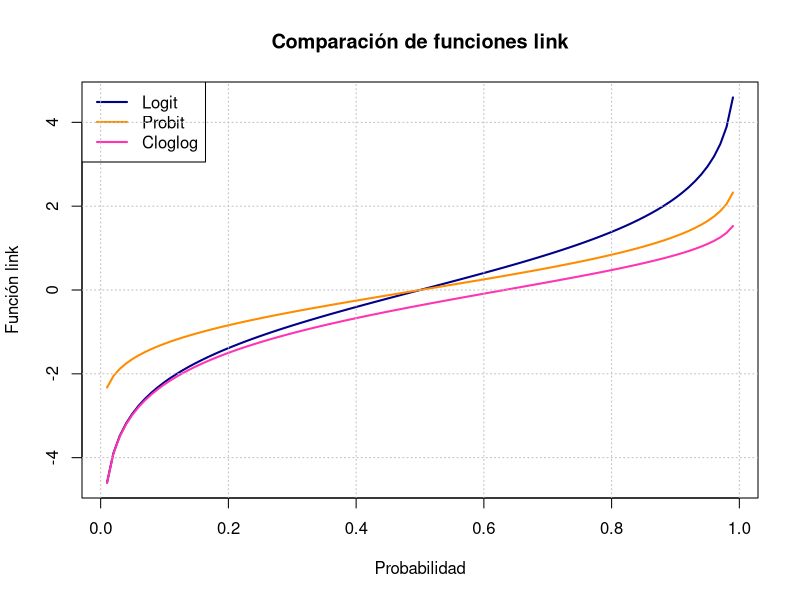
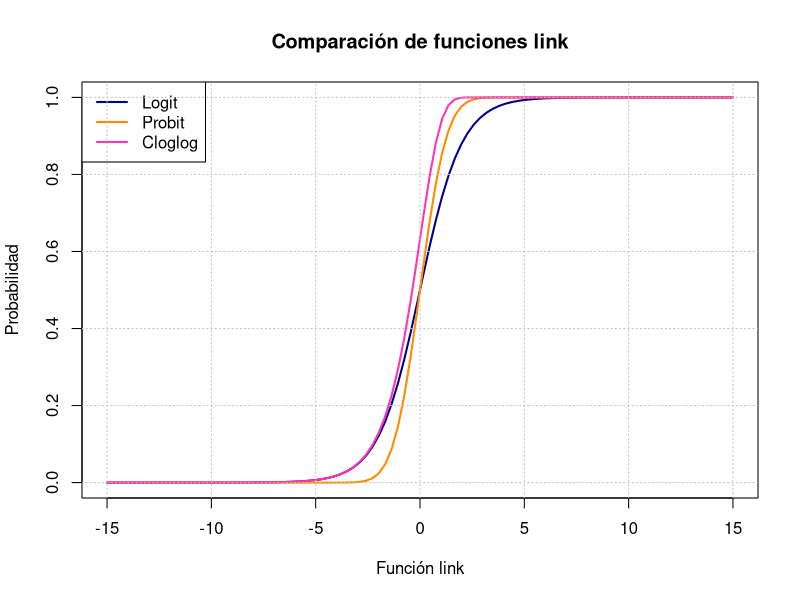
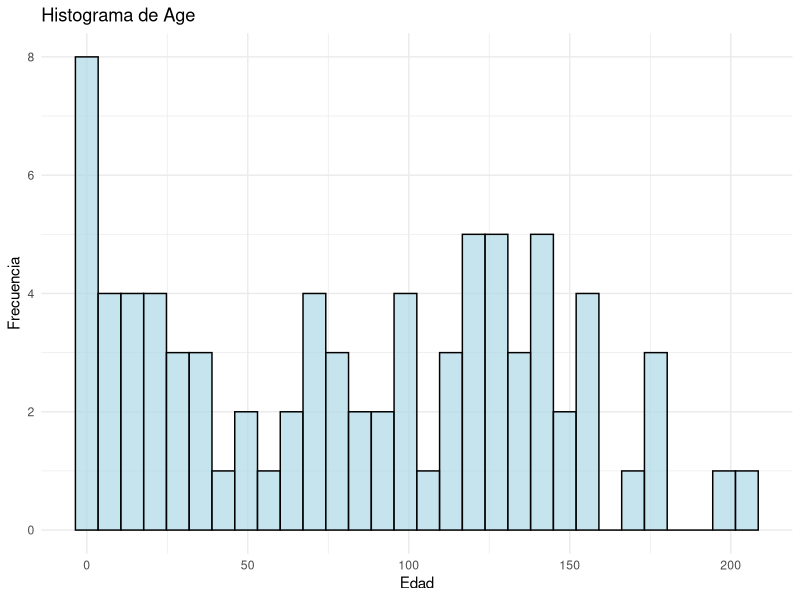
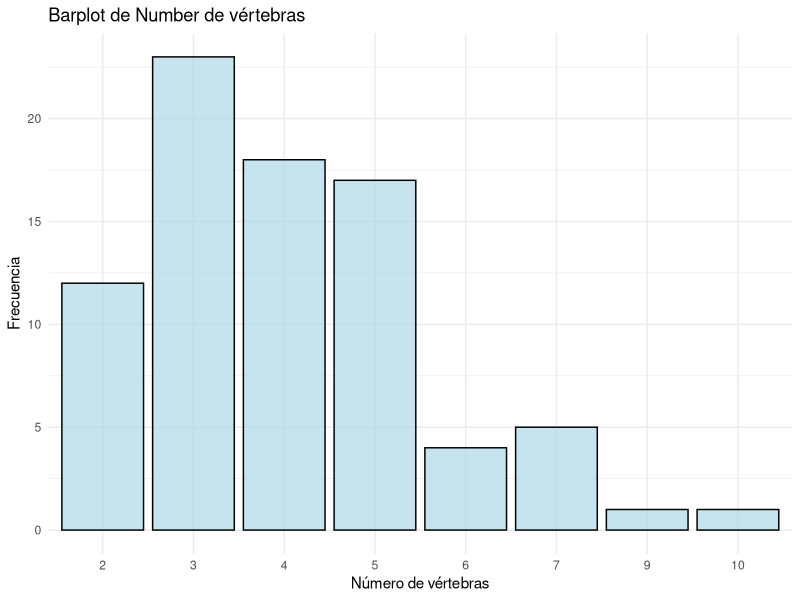
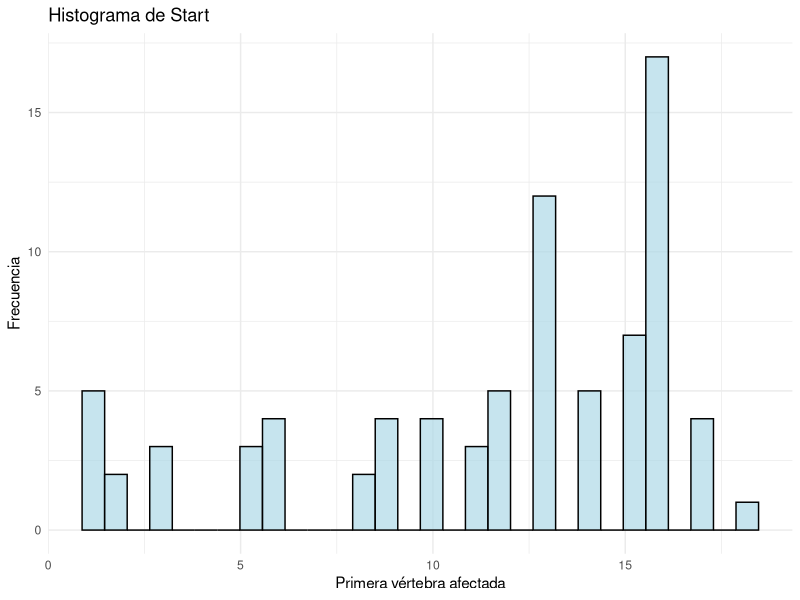
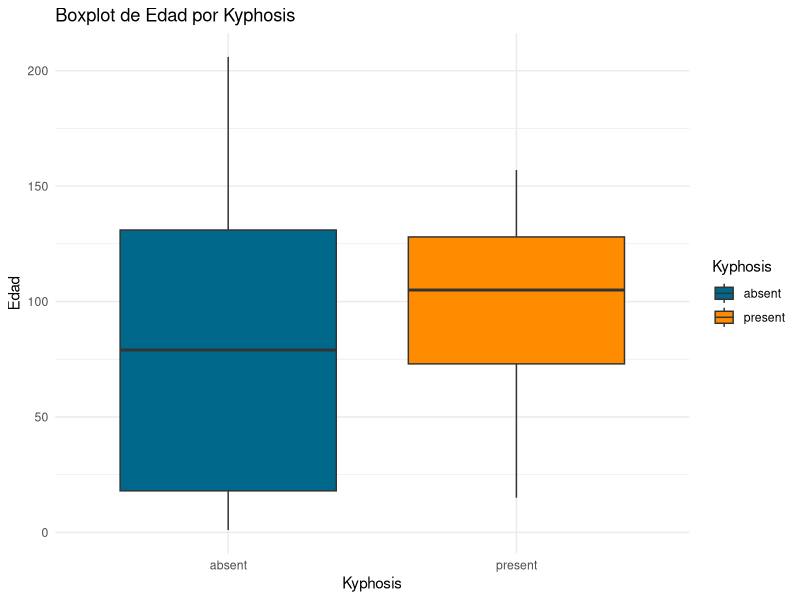
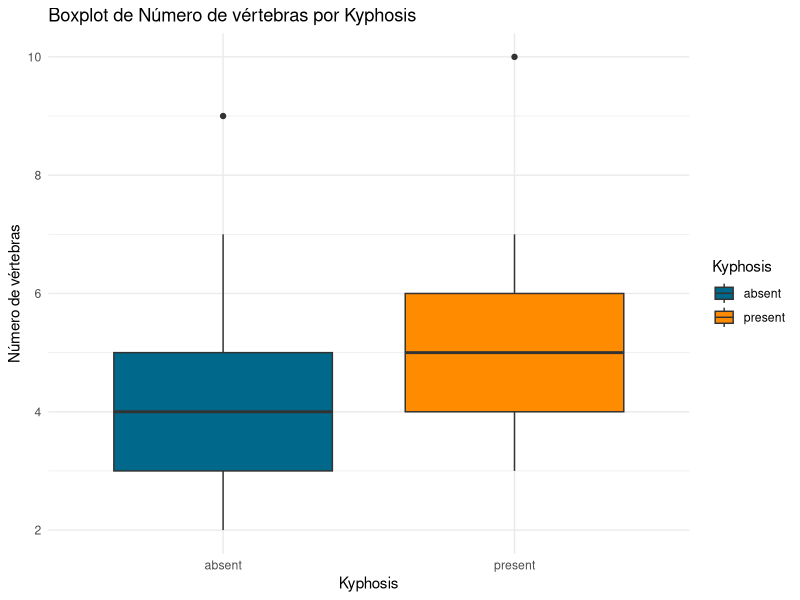
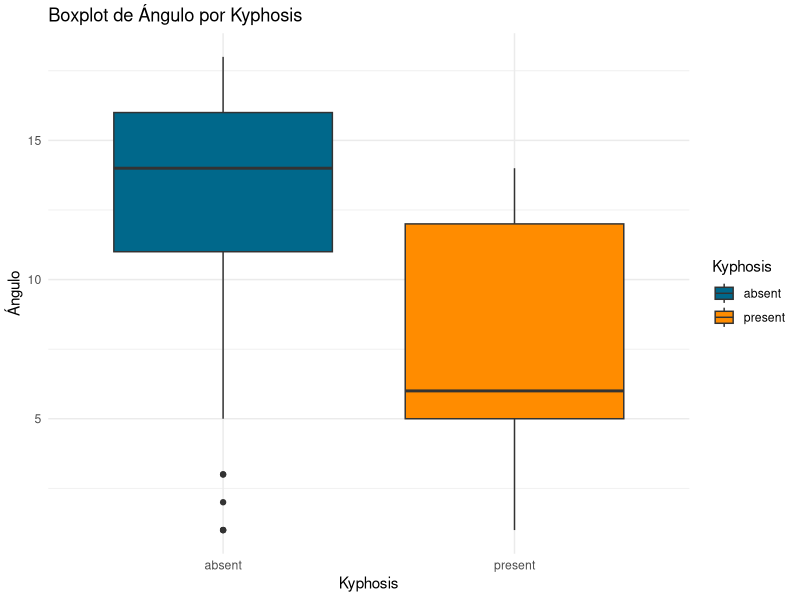

The R source for these figures, in order:
## ---- chunk 1
knitr::opts_chunk$set(warning = FALSE, message = FALSE) 
## ---- chunk 2

# Probabilidades
prob <- seq(0.01, 0.99, length.out = 100)
# Funciones de enlace
logit <- log(prob / (1 - prob))
probit <- qnorm(prob)
cloglog <- log(-log(1 - prob))

plot(prob, logit, type = "l", col = "darkblue",lwd=2, 
     ylab = "Función link", xlab = "Probabilidad", main = "Comparación de funciones link")
lines(prob, probit, col = "darkorange",lwd=2)
lines(prob, cloglog, col = "maroon1",lwd=2)
legend("topleft", legend = c("Logit", "Probit", "Cloglog"), 
       col = c("darkblue", "darkorange", "maroon1"), lty = 1,lwd=2)

# Cuadrícula
grid(col = "gray", lty = 3) 

## ---- chunk 3

# valores en la recta real
x <- seq(-15, 15, length.out = 100)

# Funciones de enlace
logit <- 1 / (1 + exp(-x)) 
probit <- pnorm(x) 
cloglog <- 1 - exp(-exp(x)) 


plot(x, logit, type = "l", col = "darkblue",lwd=2, 
     ylab = "Probabilidad", xlab = "Función link", main = "Comparación de funciones link")
lines(x, probit, col = "darkorange",lwd=2)
lines(x, cloglog, col = "maroon1",lwd=2)
legend("topleft", legend = c("Logit", "Probit", "Cloglog"), 
       col = c("darkblue", "darkorange", "maroon1"), lty = 1,lwd=2)

# Cuadrícula
grid(col = "gray", lty = 3) 
## ---- chunk 4
library(rpart)
library(ggplot2)
data(kyphosis)
## ---- chunk 5
head(kyphosis)
## ---- chunk 6
str(kyphosis)
## ---- chunk 7
levels(kyphosis$Kyphosis)
## ---- chunk 8
summary(kyphosis)
## ---- chunk 9
ggplot(kyphosis, aes(x = Age)) +
  geom_histogram( fill = "lightblue", color = "black", alpha = 0.7) +
  labs(title = "Histograma de Age", x = "Edad", y = "Frecuencia") +
  theme_minimal()
## ---- chunk 10
ggplot(kyphosis, aes(x = as.factor(Number))) +
  geom_bar(fill = "lightblue", color = "black", alpha = 0.7) +
  labs(title = "Barplot de Number de vértebras", x = "Número de vértebras", y = "Frecuencia") +
  theme_minimal()
## ---- chunk 11
ggplot(kyphosis, aes(x = Start)) +
  geom_histogram(fill = "lightblue", color = "black", alpha = 0.7) +
  labs(title = "Histograma de Start", x = "Primera vértebra afectada", y = "Frecuencia") +
  theme_minimal()
## ---- chunk 12
ggplot(kyphosis, aes(x = Kyphosis, y = Age, fill = Kyphosis)) +
  geom_boxplot() +
  labs(title = "Boxplot de Edad por Kyphosis", x = "Kyphosis", y = "Edad") +
  theme_minimal() +
  scale_fill_manual(values = c("deepskyblue4", "darkorange"))

# Prueba de Mann-Whitney
age_test <- wilcox.test(Age ~ Kyphosis, data = kyphosis)
print(age_test)
## ---- chunk 13
ggplot(kyphosis, aes(x = Kyphosis, y = Number, fill = Kyphosis)) +
  geom_boxplot() +
  labs(title = "Boxplot de Número de vértebras por Kyphosis", x = "Kyphosis", y = "Número de vértebras") +
  theme_minimal() +
  scale_fill_manual(values = c("deepskyblue4", "darkorange"))

# Prueba de Mann-Whitney
number_test <- wilcox.test(Number ~ Kyphosis, data = kyphosis)
print(number_test)
## ---- chunk 14
ggplot(kyphosis, aes(x = Kyphosis, y = Start, fill = Kyphosis)) +
  geom_boxplot() +
  labs(title = "Boxplot de Ángulo por Kyphosis", x = "Kyphosis", y = "Ángulo") +
  theme_minimal() +
  scale_fill_manual(values =  c("deepskyblue4", "darkorange"))

# Prueba de Mann-Whitney
start_test <- wilcox.test(Start ~ Kyphosis, data = kyphosis)
print(start_test)
## ---- chunk 15
glm_fit=glm(Kyphosis~., family=binomial("logit"),data=kyphosis)
# Kyphosis~. es lo mismo que Kyphosis~Age+Number+Start
summary(glm_fit)
## ---- chunk 16
deviance_fitted <- glm_fit$deviance
df_fitted <- glm_fit$df.residual

p_value <- 1 - pchisq(deviance_fitted, df = df_fitted)
print(p_value)
## ---- chunk 17
deviance_null <- glm_fit$null.deviance
df_null <- glm_fit$df.null
p_value <- 1 - pchisq(deviance_null-deviance_fitted, 
                      df = glm_fit$df.null - glm_fit$df.residual)
print(p_value)
## ---- chunk 18
drop1(glm_fit, scope = ~ Age + Number + Start, test = "Chisq")
## ---- chunk 19
glm_fit2 = glm(Kyphosis~Age, family=binomial("logit"),data=kyphosis)
add1(glm_fit2, scope = ~ Age + Number + Start, test = "Chisq")
## ---- chunk 20
glm_fit3 <- glm(Kyphosis ~ Age + Number, family = binomial, data = kyphosis)

# Comparación de modelos
anova(glm_fit, glm_fit3, test = "Chisq")
## ---- chunk 21
glm_fit4 <- step(glm(Kyphosis ~ ., family = binomial, data = kyphosis))
## ---- chunk 22
preds = predict(glm_fit,kyphosis,type='response')
summary(preds)
## ---- chunk 23
library(caret)
preds_bin <- factor(ifelse(preds > 0.5, 'present', 'absent'))
confusionMatrix(preds_bin,kyphosis$Kyphosis,positive = 'present',mode='everything')
## ---- chunk 24
# Obtener los coeficientes del modelo
coeficientes <- coef(glm_fit)

# Calcular los odds ratios
odds_ratios <- exp(coeficientes)
odds_ratios[2:4]
## ---- chunk 25
library(car)
residualPlots(glm_fit)
## ---- chunk 26
library(arm)
binnedplot(fitted(glm_fit), 
           residuals(glm_fit,type = 'response'), 
           nclass = NULL, 
           xlab = "Expected Values", 
           ylab = "Average residual", 
           main = "Binned residual plot")
## ---- chunk 27
table(kyphosis$Number)
## ---- chunk 28
kyphosis$Number_cat = cut(kyphosis$Number,breaks = c(0,4,10))

## ---- chunk 29
table(kyphosis$Number_cat,kyphosis$Kyphosis)
chisq.test(kyphosis$Number_cat,kyphosis$Kyphosis)
## ---- chunk 30
table(kyphosis$Start)
## ---- chunk 31
kyphosis$Start_cat = cut(kyphosis$Start,breaks = c(0,6,12,18))
## ---- chunk 32
table(kyphosis$Start_cat,kyphosis$Kyphosis)
chisq.test(kyphosis$Start_cat,kyphosis$Kyphosis)
# reordenamos los niveles
kyphosis$Start_cat <- factor(kyphosis$Start_cat, levels=c('(12,18]', '(6,12]', '(0,6]'))
## ---- chunk 33
glm_cat <- glm(Kyphosis~Age+Number_cat+Start_cat, family=binomial("logit"),data=kyphosis)
summary(glm_cat)
## ---- chunk 34
preds_cat = predict(glm_cat,kyphosis,type='response')
preds_bin_cat <- factor(ifelse(preds_cat > 0.5, 'present', 'absent'))
confusionMatrix(preds_bin_cat,kyphosis$Kyphosis,positive = 'present',mode='everything')
## ---- chunk 35
# Obtener los coeficientes del modelo
coefs_cat <- coef(glm_cat)

# Calcular los odds ratios
odds_ratios_cat <- exp(coefs_cat)
odds_ratios_cat[2:5]
## ---- chunk 36
glm_cat2 <- glm(Kyphosis~Age+Number_cat*Start_cat, family=binomial("logit"),data=kyphosis)
summary(glm_cat2)
